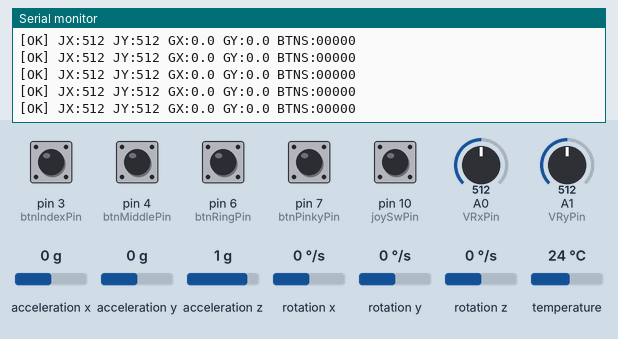
This sketch was run on a simulated Arduino Uno, built with avr-gcc and run on an emulated ATmega328P. Parts: the last lines printed to the serial monitor. The test bench sets the inputs (shaded band); at power-on: pin 3 (btnIndexPin), pin 4 (btnMiddlePin), pin 6 (btnRingPin), pin 7 (btnPinkyPin), pin 10 (joySwPin) HIGH, rotation x 0 °/s, A0 (VRxPin) = 512, A1 (VRyPin) = 512, acceleration x 0 g, acceleration y 0 g, acceleration z 1 g, rotation y 0 °/s, rotation z 0 °/s, temperature 24 °C. No radio packets arrive unless stated.

Above: at 1.2 s.
1.3 s: rotation x set to -192 °/s
At 1.64 s:
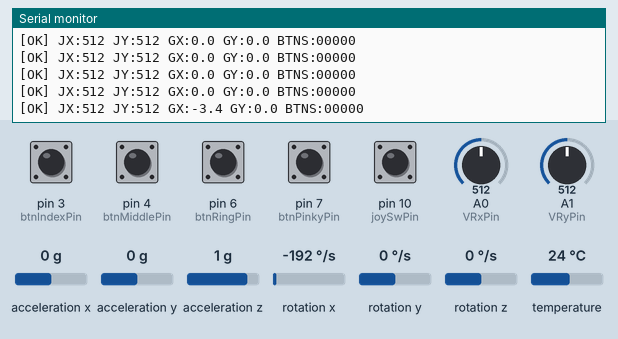
2.8 s: A0 (VRxPin) set to 716
At 2.92 s:
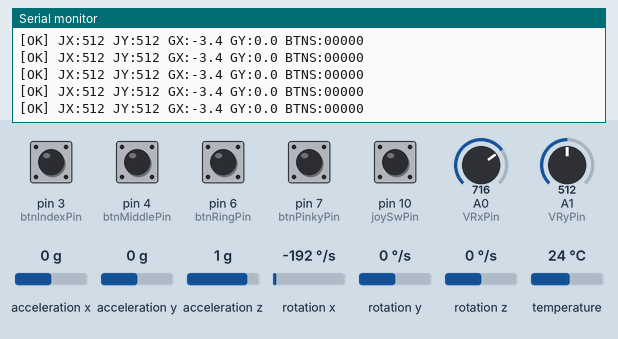
4.3 s: A1 (VRyPin) set to 716
At 4.4 s:
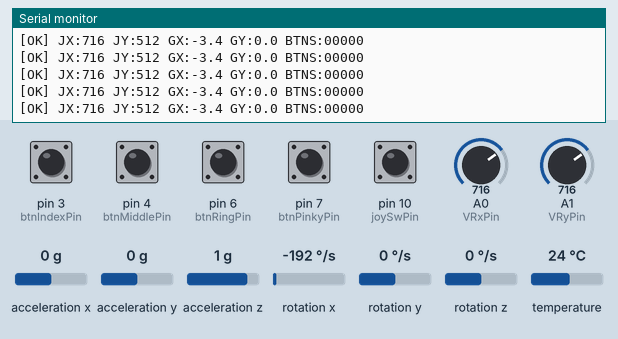
5.8 s: pin 3 (btnIndexPin) pulled LOW for 0.15 s
At 6.1 s:
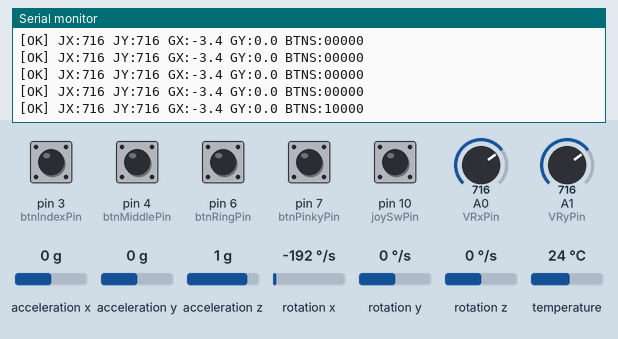
7.4 s: pin 4 (btnMiddlePin) pulled LOW for 0.15 s
At 7.59 s:
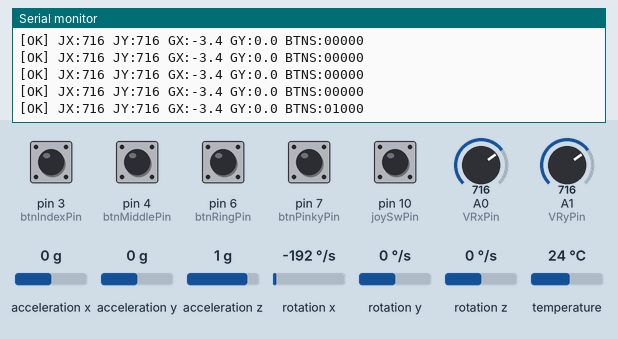
9.0 s: pin 6 (btnRingPin) pulled LOW for 0.15 s
At 9.28 s:
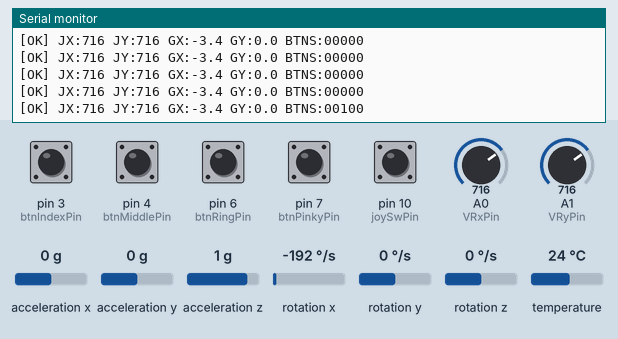
Timing chart, 0 to 11.6 s (numbered marks = the images above; inputs shaded):
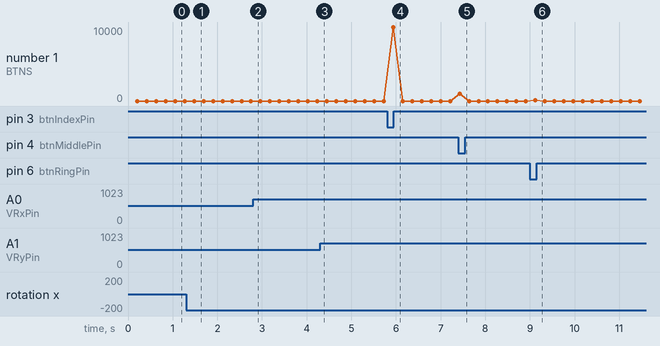

Measured:
- after the input at 1.3 s, the serial monitor: prints a new line after 0.18 s (image 1)
- after the input at 5.8 s, the serial monitor: prints a new line after 0.14 s (image 4)
- after the input at 7.4 s, the serial monitor: prints a new line at once (image 5)
- after the input at 9.0 s, the serial monitor: prints a new line after 0.12 s (image 6)

The sketch:

ardyino.ino
```cpp
#include <SPI.h>
#include <nRF24L01.h>
#include <RF24.h>
#include <Adafruit_MPU6050.h>
#include <Adafruit_Sensor.h>
#include <Wire.h>

Adafruit_MPU6050 mpu;

// --- Radio Setup ---
// CE is on 9, CSN is on 8
RF24 radio(9, 8);
const byte address[6] = "00001";

// --- Pin Assignments ---
const int VRxPin = A0;
const int VRyPin = A1;
const int joySwPin = 10;

const int btnIndexPin = 3;
const int btnMiddlePin = 4;
const int btnRingPin = 6;
const int btnPinkyPin = 7;

// --- The Data Packet ---
struct DataPacket {
  int joyX;
  int joyY;
  float gyroX;
  float gyroY;
  byte btnIndex;
  byte btnMiddle;
  byte btnRing;
  byte btnPinky;
  byte btnJoyClick;
};

DataPacket gloveData;

// --- Timer for Serial Printing ---
unsigned long lastPrintTime = 0;
const int printInterval = 200; // Print every 200ms

void setup() {
  Serial.begin(115200);
  while (!Serial) delay(10); // Wait for Serial Monitor to open

  // 1. Initialize MPU6050
  if (!mpu.begin()) {
    Serial.println("Error: MPU6050 not found!");
    while (1) delay(10);
  }
  mpu.setAccelerometerRange(MPU6050_RANGE_8_G);
  mpu.setGyroRange(MPU6050_RANGE_500_DEG);
  mpu.setFilterBandwidth(MPU6050_BAND_21_HZ);

  // 2. Initialize Buttons (Using internal pull-ups)
  pinMode(btnIndexPin, INPUT_PULLUP);
  pinMode(btnMiddlePin, INPUT_PULLUP);
  pinMode(btnRingPin, INPUT_PULLUP);
  pinMode(btnPinkyPin, INPUT_PULLUP);
  pinMode(joySwPin, INPUT_PULLUP);

  // 3. Initialize NRF24L01 Radio
  if (!radio.begin()) {
    Serial.println("Error: NRF24 not responding! Check wiring.");
    while (1) delay(10);
  }

  radio.openWritingPipe(address);
  radio.setPALevel(RF24_PA_LOW);
  radio.setDataRate(RF24_1MBPS);
  radio.stopListening();

  Serial.println("Glove Transmitter Initialized.");
}

void loop() {
  // 1. Read Joystick
  gloveData.joyX = analogRead(VRxPin);
  gloveData.joyY = analogRead(VRyPin);

  // 2. Read MPU6050 Gyro
  sensors_event_t a, g, temp;
  mpu.getEvent(&a, &g, &temp);
  gloveData.gyroX = g.gyro.x;
  gloveData.gyroY = g.gyro.y;

  // 3. Read Buttons (Convert LOW/Pressed to 1)
  gloveData.btnIndex = (digitalRead(btnIndexPin) == LOW) ? 1 : 0;
  gloveData.btnMiddle = (digitalRead(btnMiddlePin) == LOW) ? 1 : 0;
  gloveData.btnRing = (digitalRead(btnRingPin) == LOW) ? 1 : 0;
  gloveData.btnPinky = (digitalRead(btnPinkyPin) == LOW) ? 1 : 0;
  gloveData.btnJoyClick = (digitalRead(joySwPin) == LOW) ? 1 : 0;

  // 4. Send Data Wirelessly
  // radio.write returns true if the packet was acknowledged by the receiver
  bool report = radio.write(&gloveData, sizeof(DataPacket));

  // 5. Debug Printing (Limited so it doesn't slow down the loop)
  if (millis() - lastPrintTime >= printInterval) {
    lastPrintTime = millis();

    if (report) {
      Serial.print("[OK] ");
    } else {
      Serial.print("[FAIL] ");
    }

    Serial.print("JX:"); Serial.print(gloveData.joyX);
    Serial.print(" JY:"); Serial.print(gloveData.joyY);
    Serial.print(" GX:"); Serial.print(gloveData.gyroX, 1);
    Serial.print(" GY:"); Serial.print(gloveData.gyroY, 1);
    Serial.print(" BTNS:");
    Serial.print(gloveData.btnIndex);
    Serial.print(gloveData.btnMiddle);
    Serial.print(gloveData.btnRing);
    Serial.print(gloveData.btnPinky);
    Serial.println(gloveData.btnJoyClick);
  }

  // Loop delay for ~100Hz frequency
  delay(10);
}
```
